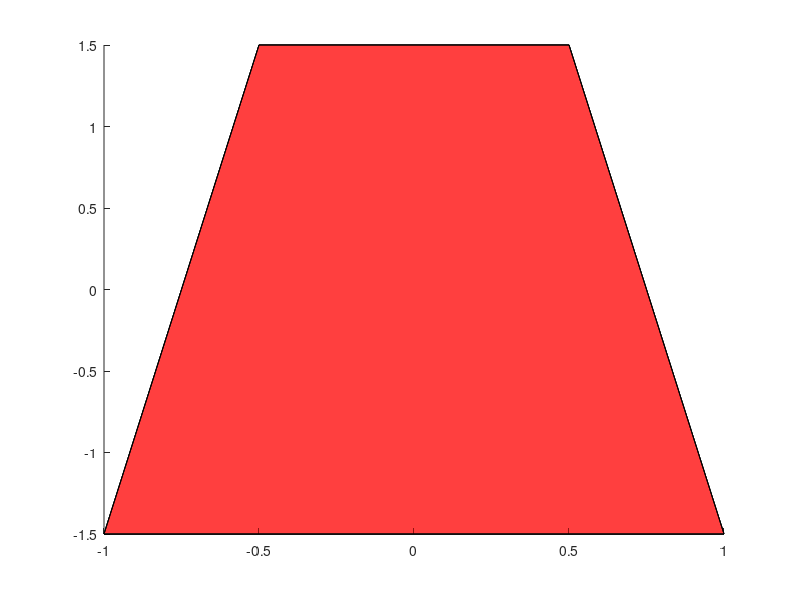

Write the MATLAB code that produced this figure.
function plot_trapzoidal_plate(O,a,b,c,h)

if nargin == 0
  O = [0;0;0];
  a = 1;
  b = 2;
  c = 3;
  h = 0.5;
end

vertex_l = [O O O O]'+[a/2 c/2 0; -a/2 c/2 0; -b/2 -c/2 0; b/2 -c/2 0];
vertex_h = [O O O O]'+[a/2 c/2 h; -a/2 c/2 h; -b/2 -c/2 h; b/2 -c/2 h];

trapz.Vertices = [vertex_l;vertex_h];
trapz.Faces = [1 2 3 4;
               5 6 7 8;
               1 2 6 5;
               2 3 7 6;
               1 4 8 5;
               3 4 8 7];

patch(trapz,'facecolor','red','facealpha',0.5)